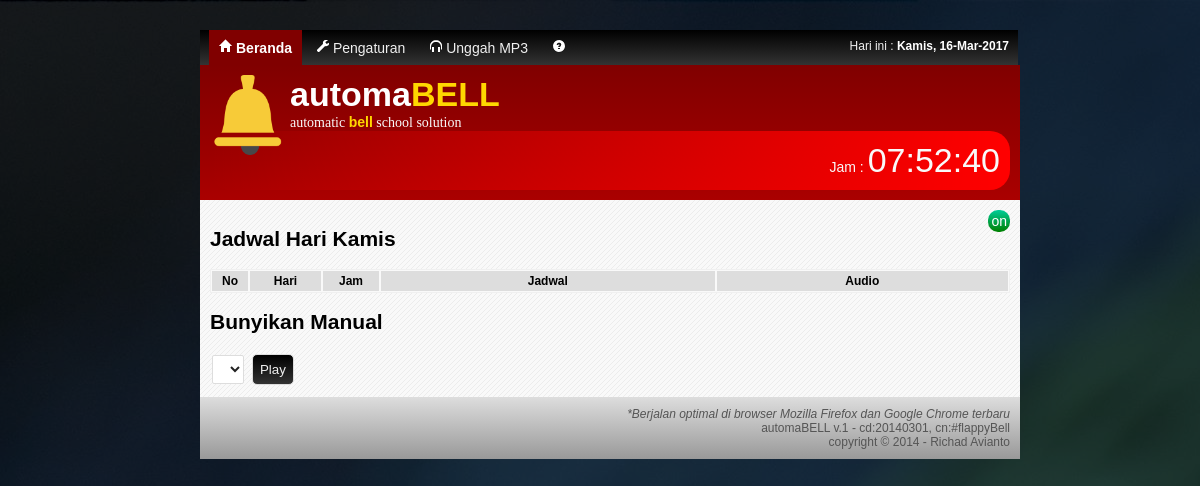
Before: /index.php?l=home with the older database file.
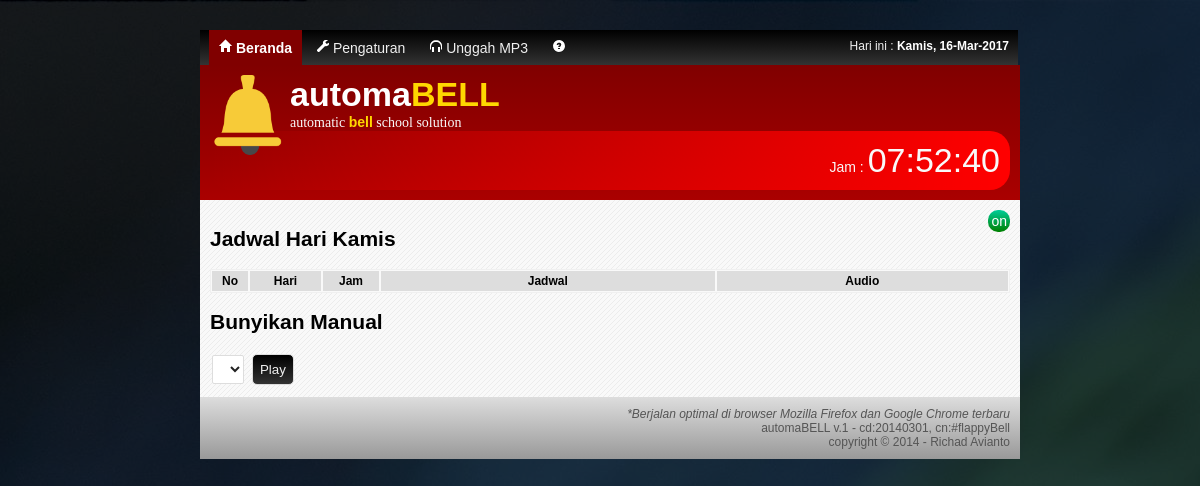
After: the same page with the newer database file.
### tables this page shows
CREATE TABLE `status` (
  `id` int(11) NOT NULL,
  `status` int(11) NOT NULL,
  `notes` varchar(255) NOT NULL
);

### koneksi.php (called while the page is built, shortened)
<?php
function replaceDayToInd($hariEng){
	switch($hariEng){
		case "Thu":
			return "Kamis";
			break;
	}
}
?>

### home.php (the view, shortened to what this page needs)
<div id="status" <?php echo $status_class; ?>><a href="<?php echo $status_href; ?>" title="<?php echo $status_title; ?>" <?php echo $status_js; ?>><?php echo $status_desc; ?></a></div>
<h2>Jadwal Hari <?php echo replaceDayToInd(date("D")); ?></h2>
<table cellspacing="0">
	<tr class="header">
		<td width="30px">No</td>
		<td width="65px">Hari</td>
		<td width="50px">Jam</td>
		<td>Jadwal</td>
		<td>Audio</td>
	</tr>
</table>
<h2>Bunyikan Manual</h2>
<select name="txt_audio_manual" id="txt_audio_manual" style="max-width:600px">
</select>
<input type="button" name="btn_play" id="btn_play" value="Play" onclick="PlayNow()" />

### index.php (shortened to what this page needs)
<?php
require_once "koneksi.php";
?>
<?php
	$qs = mysql_query("SELECT * FROM status") or die("gagal query [".mysql_error()."] <a href='javascript:history.back()'>back</a>");
	$rs = mysql_fetch_array($qs);
	$status = $rs['status'];
	if($status == 9){
		$status_desc = 'off';
		$status_class = 'class="status_off"';
		$status_href = 'enabling.php?stat=1';
		$status_title = 'aktifkan bel';
		$status_js = 'onmouseover="this.innerHTML=\'on\'" onmouseout="this.innerHTML=\'off\'"';
	} else {
		$status_desc = 'on';
		$status_class = 'class="status_on"';
		$status_href = 'enabling.php?stat=9';
		$status_title = 'nonaktifkan bel';
		$status_js = 'onmouseover="this.innerHTML=\'off\'" onmouseout="this.innerHTML=\'on\'"';
	}
?>
<!DOCTYPE html>
<head>
	<link rel="stylesheet" type="text/css" href="style.css" />
</head>
<body onload="menunggumu()">
	<div id="global">
		<div id="wrapper">
			<div id="navigasi">
				<div>
					<a href="index.php?l=home" <?php if(isset($_GET['l'])){if($_GET['l'] == 'home'){echo 'class="aktiv"';}}?>><img src="img/bg-icon.png" style="background-image: url('img/glyphicons-halflings-white.png');background-position: 0px -24px;background-repeat: no-repeat;margin-right:3px;"/>Beranda</a>
					<a href="index.php?l=settings" <?php if(isset($_GET['l'])){if($_GET['l'] == 'settings'){echo 'class="aktiv"';}}?>><img src="img/bg-icon.png" style="background-image: url('img/glyphicons-halflings-white.png');background-position: -360px -144px;background-repeat: no-repeat;margin-right:3px;"/>Pengaturan</a>
					<a href="index.php?l=s_audio" <?php if(isset($_GET['l'])){if($_GET['l'] == 's_audio'){echo 'class="aktiv"';}}?>><img src="img/bg-icon.png" style="background-image: url('img/glyphicons-halflings-white.png');background-position: -336px -24px;background-repeat: no-repeat;margin-right:3px;"/>Unggah MP3</a>
					<a href="panduan.pdf" target="_blank" title="Bantuan"><img src="img/bg-icon.png" style="background-image: url('img/glyphicons-halflings-white.png');background-position: -96px -96px;background-repeat: no-repeat;margin-right:3px;" title="Bantuan"/></a>
				</div>
			</div>
			<div id="header">
				<h1 style="font-size:34px;"><img src="img/bell.png" align="left" />automa<span style="color:gold;">BELL</span></h1>
				<span style="font-family:fixedsys;">automatic <span style="color:gold;font-weight:bold;">bell</span> school solution</span>
				<div id="jam"></div>
			</div>
			<div id="content">
				<?php
				if(isset($_GET['l'])) {
					$show = $_GET['l'];
					if(file_exists($show.".php")) {
						include $show.".php";
					} else {
						echo "page not found";
					}
				} else {
					echo "<meta http-equiv='refresh' content='0; url=index.php?l=home' />";
				}
				?>
			</div>
			<div id="footer">
				<i>*Berjalan optimal di browser Mozilla Firefox dan Google Chrome terbaru</i><br/>
				automaBELL v.1 - cd:20140301, cn:#flappyBell<br/>
				copyright &copy; 2014 - Richad Avianto
			</div>
		</div>
	</div>
</body>
</html>

### style.css (style rules this page uses)
* { font-family:arial; }
h1 { margin:0; color:#fff; }
a { color:#007799; }
input,select ,file { border:1px solid #dddddd; background:#ffffff; color:#222; font-family:arial; margin:2px; border-radius:2px; padding:5px; }
input[type="button"] { background:#008877; color:#f0f0f0; cursor:pointer; background:-webkit-linear-gradient(top, #000, #333); background: -moz-linear-gradient(top, #000, #333); background: -ms-linear-gradient(top, #000, #333); background: -o-linear-gradient(top, #000, #333); border-radius:5px; padding:7px; }
body { background: #ddd; background-image:url('img/Nylon_Rainbow_by_Sam_Hewitt.jpg'); background-size:containt; font-size:14px; margin:20px 0; }
#wrapper { background: maroon; width:800px; margin:0 auto; z-index:999; margin-top:30px; }
#navigasi { background:#333; color:#f0f0f0; width:100%; padding:9px; background:-webkit-linear-gradient(top, #000, #333); background: -moz-linear-gradient(top, #000, #333); background: -ms-linear-gradient(top, #000, #333); background: -o-linear-gradient(top, #000, #333); float:left; }
#navigasi a { color:#f0f0f0; text-decoration:none; padding:10px; margin:0; }
#navigasi .aktiv { background:maroon; color:#fff; font-weight:bold; }
#header { background:maroon; color:#f9f9f9; width:100%; padding:10px; background:-webkit-linear-gradient(top, maroon, #aa0000); background: -moz-linear-gradient(top, maroon, #aa0000); background: -ms-linear-gradient(top, maroon, #aa0000); background: -o-linear-gradient(top, maroon, #aa0000); float:left; }
#header img { width:10%; }
#jam { text-align:right; background:transparent; padding:10px; border-radius:20px; background:-webkit-linear-gradient(right, red, transparent); background: -moz-linear-gradient(right, red, transparent); background: -ms-linear-gradient(right, red, transparent); background: -o-linear-gradient(right, red, transparent); }
#content { background:#f9f9f9; width:100%; padding:10px; background-image:url('img/front-content-pattern.png'); background-size:containt; float:left; }
#footer { color:#555; width:100%; padding:10px; background:#ddd; background:-webkit-linear-gradient(top, #ddd, #999); background: -moz-linear-gradient(top, #ddd, #999); background: -ms-linear-gradient(top, #ddd, #999); background: -o-linear-gradient(top, #ddd, #999); text-align:right; float:left; font-size:12px; }
table { background:#ffffff; width:100%; border:1px solid #f0f0f0; font-size:12px; font-family:arial; }
td { border:1px solid #f9f9f9; padding:3px; }
#global { display:block; position:fixed; width:100%; height:100%; margin:0; background:rgba(0,0,0,0.7); top:0; right:0; bottom:0; left:0; margin:0 auto; z-index:998; overflow:auto; }
#status { float:right; padding:3px; border-radius:10px; }
#status a { text-decoration:none; color:#fff; }
.status_on { background:#00cc99; background:-webkit-linear-gradient(top, #00cc99, green); background: -moz-linear-gradient(top, #00cc99, green); background: -ms-linear-gradient(top, #00cc99, green); background: -o-linear-gradient(top, #00cc99, green); }
tr.header { background-color:#ddd; font-weight:bold; text-align:center; }

Changed rows visible on the page:
added status: status "on"
Other visible differences:
$status_desc: "on" → (not shown)
